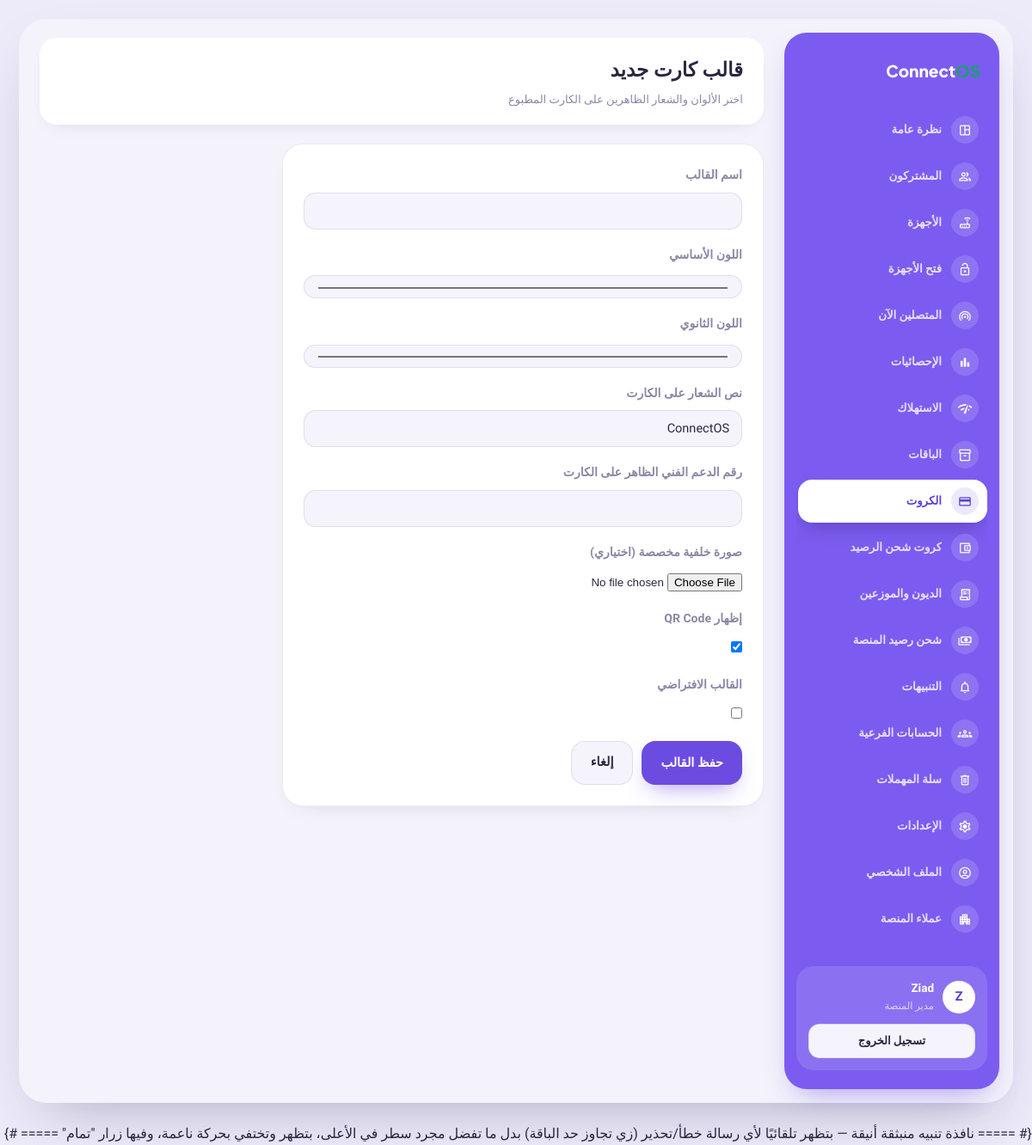
The page /vouchers/templates/new/ (signed in) on the database its author committed.
### core/models.py (models this page shows, shortened)
class User(AbstractUser):
    ROLE_CHOICES = [
        ("owner", "مالك الشركة"),
        ("admin", "مدير"),
        ("support", "دعم فني"),
        ("platform_admin", "مدير المنصة"),
    ]
    company = models.ForeignKey(
        Company, on_delete=models.CASCADE, related_name="users",
        verbose_name="الشركة", null=True, blank=True,
    )
    role = models.CharField("الصلاحية", max_length=20, choices=ROLE_CHOICES, default="owner")
    phone = models.CharField("رقم الهاتف", max_length=20, blank=True)
    last_login_ip = models.GenericIPAddressField("آخر IP دخول", null=True, blank=True)
    class Meta:
        verbose_name = "مستخدم"
        verbose_name_plural = "المستخدمون"

### vouchers/views.py (the view)
# urls.py: path("templates/new/", views.template_create, name="template_create"),
@login_required
def template_create(request):
    if request.method == "POST":
        form = VoucherTemplateForm(request.POST, request.FILES)
        if form.is_valid():
            tpl = form.save(commit=False)
            tpl.company = request.user.company
            tpl.save()
            messages.success(request, f'تم حفظ قالب "{tpl.name}". دلوقتي افتح مصمم السحب والإفلات لترتيب العناصر.')
            return redirect("vouchers:template_designer", pk=tpl.pk)
    else:
        form = VoucherTemplateForm()
    return render(request, "vouchers/template_form.html", {"form": form})

### vouchers/forms.py
class VoucherTemplateForm(forms.ModelForm):
    class Meta:
        model = VoucherTemplate
        fields = ["name", "primary_color", "secondary_color", "logo_text", "support_phone",
                  "background_image", "show_qr", "is_default"]
        widgets = {
            "name": forms.TextInput(attrs={"class": "field"}),
            "primary_color": forms.TextInput(attrs={"class": "field", "type": "color"}),
            "secondary_color": forms.TextInput(attrs={"class": "field", "type": "color"}),
            "logo_text": forms.TextInput(attrs={"class": "field"}),
            "support_phone": forms.TextInput(attrs={"class": "field"}),
        }

### core/context_processors.py (called while the page is built, shortened)
def company_status(request):
    user = getattr(request, "user", None)
    if not user or not getattr(user, "is_authenticated", False):
        return {}
    if not getattr(user, "company_id", None) or user.role == "platform_admin":
        return {}

### vouchers/templates/vouchers/template_form.html (shortened to what this page needs)
{% extends "base.html" %}
{% block page_title %}قالب كارت جديد{% endblock %}
{% block page_crumb %}اختر الألوان والشعار الظاهرين على الكارت المطبوع{% endblock %}
{% block content %}
<div class="panel" style="max-width:560px;">
  <form method="post" enctype="multipart/form-data">
    {% for field in form %}
    <div class="form-group">
      <label for="{{ field.id_for_label }}">{{ field.label }}</label>
      {{ field }}
    </div>
    {% endfor %}
    <div style="display:flex;gap:10px;margin-top:10px;">
      <button type="submit" class="btn btn-primary">حفظ القالب</button>
      <a href="{% url 'vouchers:template_list' %}" class="btn btn-ghost">إلغاء</a>
    </div>
  </form>
</div>
{% endblock %}

### templates/base.html (shortened to what this page needs)
{% load static %}
<!DOCTYPE html>
<html lang="ar" dir="rtl">
<head>
<link rel="stylesheet" href="{% static 'css/style.css' %}">
</head>
<body>
<div class="page-wrap">
<div class="shell">
  <aside class="sidebar no-print">
    <div class="sb-logo">Connect<span>OS</span></div>
    <nav class="sb-nav">
      <a href="{% url 'dashboard:home' %}" class="sb-link "><span class="sb-ico"><span class="material-symbols-outlined"></span></span><span class="sb-txt">نظرة عامة</span></a>
      <a href="{% url 'subscribers:list' %}" class="sb-link {% if 'subscribers' in request.path %}active{% endif %}"><span class="sb-ico"><span class="material-symbols-outlined">group</span></span><span class="sb-txt">المشتركون</span></a>
      <a href="{% url 'nas_manager:list' %}" class="sb-link "><span class="sb-ico"><span class="material-symbols-outlined"></span></span><span class="sb-txt">الأجهزة</span></a>
      <a href="{% url 'nas_manager:device_unlock_list' %}" class="sb-link {% if 'unlock' in request.path %}active{% endif %}"><span class="sb-ico"><span class="material-symbols-outlined">lock_open</span></span><span class="sb-txt">فتح الأجهزة</span></a>
      <a href="{% url 'radius_core:online_now' %}" class="sb-link {% if 'radius' in request.path %}active{% endif %}"><span class="sb-ico"><span class="material-symbols-outlined">wifi_tethering</span></span><span class="sb-txt">المتصلين الآن</span></a>
      <a href="{% url 'dashboard:statistics' %}" class="sb-link "><span class="sb-ico"><span class="material-symbols-outlined"></span></span><span class="sb-txt">الإحصائيات</span></a>
      <a href="{% url 'dashboard:consumption' %}" class="sb-link "><span class="sb-ico"><span class="material-symbols-outlined"></span></span><span class="sb-txt">الاستهلاك</span></a>
      <a href="{% url 'plans:list' %}" class="sb-link {% if 'plans' in request.path %}active{% endif %}"><span class="sb-ico"><span class="material-symbols-outlined">inventory_2</span></span><span class="sb-txt">الباقات</span></a>
      <a href="{% url 'vouchers:batch_list' %}" class="sb-link {% if 'vouchers' in request.path and 'topup' not in request.path %}active{% endif %}"><span class="sb-ico"><span class="material-symbols-outlined">credit_card</span></span><span class="sb-txt">الكروت</span></a>
      <a href="{% url 'vouchers:topup_batch_list' %}" class="sb-link {% if 'topup' in request.path %}active{% endif %}"><span class="sb-ico"><span class="material-symbols-outlined">account_balance_wallet</span></span><span class="sb-txt">كروت شحن الرصيد</span></a>
      <a href="{% url 'debts:reseller_list' %}" class="sb-link {% if 'debts' in request.path %}active{% endif %}"><span class="sb-ico"><span class="material-symbols-outlined">receipt_long</span></span><span class="sb-txt">الديون والموزعين</span></a>
      <a href="{% url 'payments:checkout' %}" class="sb-link {% if 'payments' in request.path %}active{% endif %}"><span class="sb-ico"><span class="material-symbols-outlined">payments</span></span><span class="sb-txt">شحن رصيد المنصة</span></a>
      <a href="{% url 'notifications:settings' %}" class="sb-link {% if 'notifications' in request.path %}active{% endif %}"><span class="sb-ico"><span class="material-symbols-outlined">notifications</span></span><span class="sb-txt">التنبيهات</span></a>
      <a href="{% url 'dashboard:team' %}" class="sb-link {% if 'team' in request.path %}active{% endif %}"><span class="sb-ico"><span class="material-symbols-outlined">groups</span></span><span class="sb-txt">الحسابات الفرعية</span></a>
      <a href="{% url 'dashboard:trash' %}" class="sb-link {% if 'trash' in request.path %}active{% endif %}"><span class="sb-ico"><span class="material-symbols-outlined">delete</span></span><span class="sb-txt">سلة المهملات</span></a>
      <a href="{% url 'dashboard:settings' %}" class="sb-link "><span class="sb-ico"><span class="material-symbols-outlined"></span></span><span class="sb-txt">الإعدادات</span></a>
      <a href="{% url 'dashboard:profile' %}" class="sb-link "><span class="sb-ico"><span class="material-symbols-outlined"></span></span><span class="sb-txt">الملف الشخصي</span></a>
      {% if request.user.role == 'platform_admin' %}
      <a href="{% url 'dashboard:platform_overview' %}" class="sb-link {% if 'platform' in request.path %}active{% endif %}"><span class="sb-ico"><span class="material-symbols-outlined">apartment</span></span><span class="sb-txt">عملاء المنصة</span></a>
      {% endif %}
    </nav>
    <div class="sb-spacer"></div>
    <div class="sb-user">
      <div class="sb-user-row">
        <div class="u-avatar">{{ request.user.get_full_name|default:request.user.username|first|upper }}</div>
        <div class="u-info">
          <div class="u-name">{{ request.user.get_full_name|default:request.user.username }}</div>
          <div class="u-role">{{ request.user.get_role_display }}</div>
        </div>
      </div>
      <a href="{% url 'core:logout' %}" class="btn btn-ghost btn-sm btn-block">تسجيل الخروج</a>
    </div>
  </aside>
  <main class="main">
    <div class="topbar">
      <div>
        <h1>{% block page_title %}{% endblock %}</h1>
        <div class="crumb">{% block page_crumb %}{% endblock %}</div>
      </div>
    </div>
    {% block content %}{% endblock %}
  </main>
</div>
</div>
{# ===== نافذة تنبيه منبثقة أنيقة — بتظهر تلقائيًا لأي رسالة خطأ/تحذير (زي تجاوز حد الباقة)
      بدل ما تفضل مجرد سطر في الأعلى، بتظهر وتختفي بحركة ناعمة، وفيها زرار "تمام" ===== #}
</body>
</html>

### rows shown on the page
User: user.get_full_name|first "Z", user.get_full_name "Ziad", user.role "مدير المنصة"

### other values the page prints
{{ field.label }} "اسم القالب" "اللون الأساسي" "اللون الثانوي" "نص الشعار على الكارت" "رقم الدعم الفني الظاهر على الكارت" "صورة خلفية مخصصة (اختياري)" "إظهار QR Code" "القالب الافتراضي"
